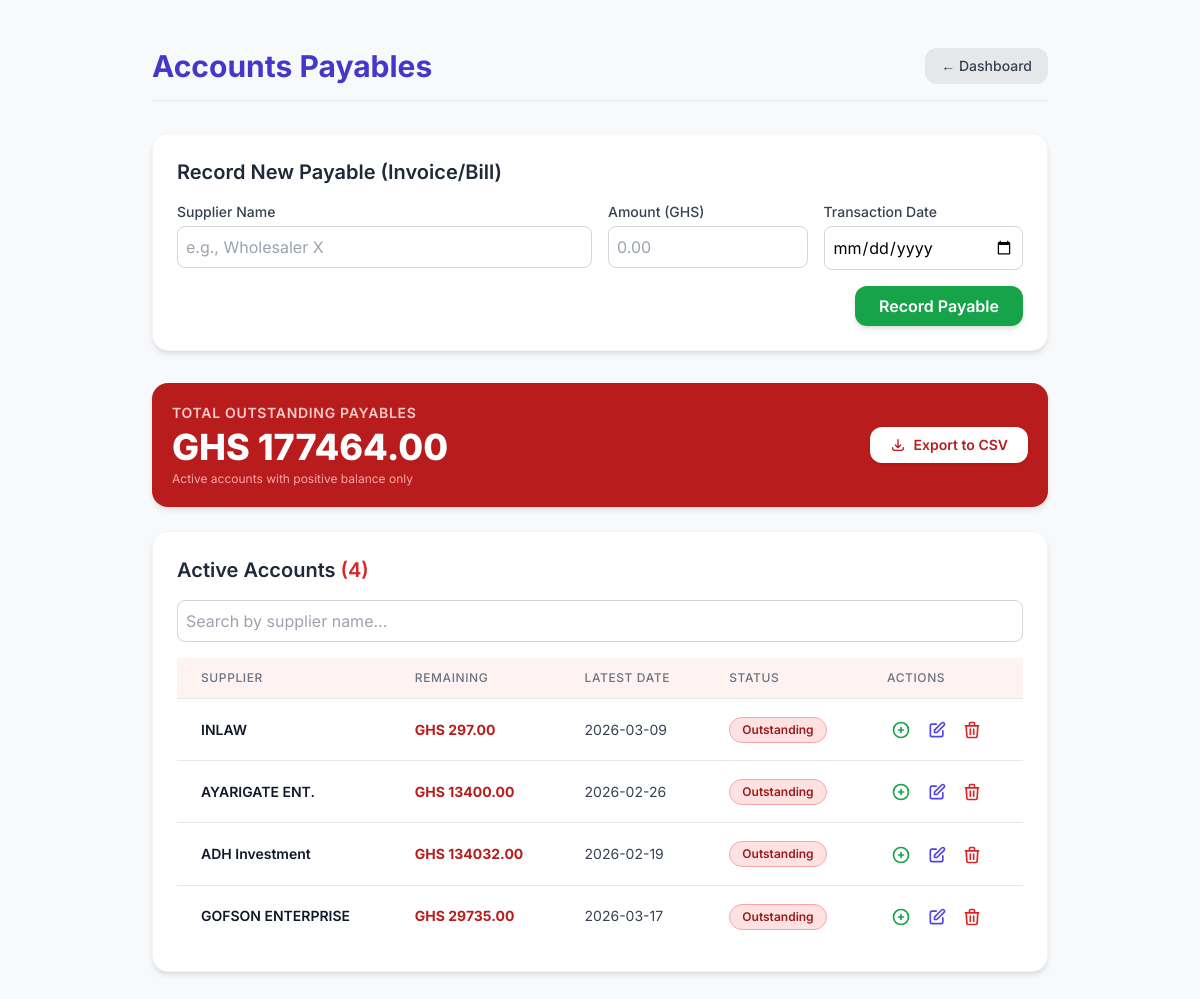
Page /payables (signed in) on the committed database.
### tables this page shows
CREATE TABLE payables (
            id INTEGER PRIMARY KEY AUTOINCREMENT,
            user_id INTEGER NOT NULL,
            supplier TEXT NOT NULL,
            original_amount REAL NOT NULL,
            remaining_amount REAL NOT NULL,
            due_date TEXT NOT NULL,
            FOREIGN KEY (user_id) REFERENCES users (id) ON DELETE CASCADE
        );

### app.py (the view, shortened to what this page needs)
@app.route('/payables', methods=['GET', 'POST'])
@login_required
def payables():
    user_id = session['user_id']
    conn = get_db_connection()
    rows = conn.execute('SELECT id, supplier, original_amount, remaining_amount, due_date FROM payables WHERE user_id=? ORDER BY due_date DESC', (user_id,)).fetchall()
    payables_list = []
    cleared_payables_list = []
    total_payables_calc = 0.0
    for r in rows:
        rem = r['remaining_amount']
        latest = conn.execute('SELECT MAX(transaction_date) as latest FROM transactions WHERE payable_id=?', (r['id'],)).fetchone()
        display_date = latest['latest'] if latest and latest['latest'] else r['due_date']
        if rem > 0.005:
            total_payables_calc += rem
            payables_list.append({'id': r['id'], 'supplier': r['supplier'], 'original_amount': r['original_amount'],
                                   'amount': rem, 'transaction_date': display_date, 'status': 'Outstanding'})
        else:
            cleared_payables_list.append({'id': r['id'], 'supplier': r['supplier'], 'original_amount': r['original_amount'],
                                          'amount': rem, 'transaction_date': display_date, 'status': 'Paid'})
    conn.close()
    return render_template('Payables.html', payables=payables_list, cleared_payables=cleared_payables_list, total_payables_calc=total_payables_calc)

### app.py (called while the page is built)
def login_required(f):
    @wraps(f)
    def decorated_function(*args, **kwargs):
        if 'user_id' not in session:
            flash('Please log in to access this page.', 'danger')
            return redirect(url_for('login'))
        return f(*args, **kwargs)
    return decorated_function

### database.py (called while the page is built)
def get_db_connection():
    conn = sqlite3.connect(DATABASE_PATH)
    conn.row_factory = sqlite3.Row
    conn.execute("PRAGMA foreign_keys = ON")
    return conn

### templates/Payables.html (shortened to what this page needs)
<!DOCTYPE html>
<html lang="en">
<head>
    <script src="https://cdn.tailwindcss.com"></script>
</head>
<body class="p-4 sm:p-8">
<div class="max-w-4xl mx-auto">
    <header class="flex justify-between items-center py-4 border-b border-gray-200 mb-8">
        <h1 class="text-3xl font-bold text-indigo-700">Accounts Payables</h1>
        <a href="{{ url_for('dashboard') }}" class="text-sm bg-gray-200 hover:bg-gray-300 text-gray-700 py-2 px-4 rounded-xl transition duration-150 font-medium">
            &larr; Dashboard
        </a>
    </header>
    <div class="bg-white p-6 rounded-2xl card border border-gray-100 mb-8">
        <h2 class="text-xl font-semibold text-gray-800 mb-4" id="formTitle">Record New Payable (Invoice/Bill)</h2>
        <form method="POST" action="{{ url_for('payables') }}" class="grid grid-cols-1 md:grid-cols-4 gap-4" id="payableForm">
            <div class="md:col-span-2">
                <label for="supplier" class="block text-sm font-medium text-gray-700 mb-1">Supplier Name</label>
                <input type="text" id="supplier" name="supplier" required
                       class="w-full p-2 border border-gray-300 rounded-lg focus:ring-indigo-500 focus:border-indigo-500"
                       placeholder="e.g., Wholesaler X">
            </div>
            <div>
                <label for="amount" class="block text-sm font-medium text-gray-700 mb-1">Amount (GHS)</label>
                <input type="number" step="0.01" id="amount" name="amount" required
                       class="w-full p-2 border border-gray-300 rounded-lg focus:ring-indigo-500 focus:border-indigo-500"
                       placeholder="0.00">
            </div>
            <div>
                <label for="transaction_date" class="block text-sm font-medium text-gray-700 mb-1">Transaction Date</label>
                <input type="date" id="transaction_date" name="transaction_date" required
                       class="w-full p-2 border border-gray-300 rounded-lg focus:ring-indigo-500 focus:border-indigo-500">
            </div>
            <div class="md:col-span-4 flex justify-end space-x-3">
                <button type="submit" id="submitButton"
                        class="bg-green-600 hover:bg-green-700 text-white font-semibold py-2 px-6 rounded-xl transition shadow-md">
                    Record Payable
                </button>
            </div>
        </form>
    </div>
    <div class="bg-red-700 p-5 rounded-2xl card mb-6 flex flex-col sm:flex-row sm:items-center sm:justify-between gap-3">
        <div>
            <p class="text-red-200 text-sm font-semibold uppercase tracking-wider mb-1">Total Outstanding Payables</p>
            <p class="text-4xl font-extrabold text-white" id="total-payables-display">GHS {{ '%.2f' | format(total_payables_calc or 0) }}</p>
            <p class="text-red-300 text-xs mt-1">Active accounts with positive balance only</p>
        </div>
        <button onclick="exportTableCSV()"
                class="bg-white hover:bg-red-50 text-red-700 font-semibold py-2 px-5 rounded-xl shadow text-sm flex items-center gap-2 self-start sm:self-auto">
            <svg xmlns="http://www.w3.org/2000/svg" class="h-4 w-4" fill="none" viewBox="0 0 24 24" stroke="currentColor" stroke-width="2">
                <path stroke-linecap="round" stroke-linejoin="round" d="M4 16v1a3 3 0 003 3h10a3 3 0 003-3v-1m-4-4l-4 4m0 0l-4-4m4 4V4"/>
            </svg>
            Export to CSV
        </button>
    </div>
    <div class="bg-white p-6 rounded-2xl card border border-gray-100 overflow-x-auto mb-8">
        <div class="flex items-center justify-between mb-4">
            <h2 class="text-xl font-semibold text-gray-800">Active Accounts <span class="text-red-600">({{ payables | length }})</span></h2>
        </div>
        <div class="mb-4">
            <input type="text" id="payableSearch" onkeyup="filterTable('payableSearch','payablesTableBody')"
                   placeholder="Search by supplier name..."
                   class="w-full p-2 border border-gray-300 rounded-lg focus:ring-indigo-500 focus:border-indigo-500">
        </div>
        {% if payables %}
        <table class="min-w-full divide-y divide-gray-200" id="payablesTable">
            <thead>
                <tr class="bg-red-50">
                    <th class="px-6 py-3 text-left text-xs font-medium text-gray-500 uppercase tracking-wider">Supplier</th>
                    <th class="px-6 py-3 text-left text-xs font-medium text-gray-500 uppercase tracking-wider">Remaining</th>
                    <th class="px-6 py-3 text-left text-xs font-medium text-gray-500 uppercase tracking-wider">Latest Date</th>
                    <th class="px-6 py-3 text-left text-xs font-medium text-gray-500 uppercase tracking-wider">Status</th>
                    <th class="px-6 py-3 text-left text-xs font-medium text-gray-500 uppercase tracking-wider">Actions</th>
                </tr>
            </thead>
            <tbody class="bg-white divide-y divide-gray-200" id="payablesTableBody">
                {% for p in payables %}
                <tr class="hover:bg-red-50 transition-colors cursor-pointer" onclick="viewHistory('{{ p.id }}', 'payable')">
                    <td class="px-6 py-4 text-sm font-semibold text-gray-900">{{ p.supplier }}</td>
                    <td class="px-6 py-4 text-sm font-bold text-red-700">GHS {{ '%.2f' | format(p.amount) }}</td>
                    <td class="px-6 py-4 text-sm text-gray-700">{{ p.transaction_date }}</td>
                    <td class="px-6 py-4">
                        <span class="inline-flex px-3 py-1 text-xs font-semibold rounded-full bg-red-100 text-red-800 border border-red-300">Outstanding</span>
                    </td>
                    <td class="px-6 py-4 text-sm font-medium space-x-1" onclick="event.stopPropagation()">
                        <button onclick="openTransactionModal('{{ p.id }}','{{ p.supplier }}','{{ '%.2f'|format(p.amount) }}','{{ '%.2f'|format(p.original_amount) }}','payable')"
                                class="text-green-600 hover:text-green-800 p-1 rounded-lg hover:bg-green-100 transition" title="Record Payment">
                            <svg class="w-5 h-5 inline" fill="none" stroke="currentColor" viewBox="0 0 24 24"><path stroke-linecap="round" stroke-linejoin="round" stroke-width="2" d="M12 9v3m0 0v3m0-3h3m-3 0H9m12 0a9 9 0 11-18 0 9 9 0 0118 0z"/></svg>
                        </button>
                        <button onclick="editPayable(this)"
                                data-id="{{ p.id }}" data-supplier="{{ p.supplier }}"
                                data-amount="{{ '%.2f'|format(p.amount) }}" data-transaction-date="{{ p.transaction_date }}"
                                class="text-indigo-600 hover:text-indigo-800 p-1 rounded-lg hover:bg-indigo-100 transition" title="Edit">
                            <svg class="w-5 h-5 inline" fill="none" stroke="currentColor" viewBox="0 0 24 24"><path stroke-linecap="round" stroke-linejoin="round" stroke-width="2" d="M11 5H6a2 2 0 00-2 2v11a2 2 0 002 2h11a2 2 0 002-2v-5m-1.414-9.414a2 2 0 112.828 2.828L11.828 15H9v-2.828l8.243-8.243z"/></svg>
                        </button>
                        <button onclick="deletePayable('{{ p.id }}')"
                                class="text-red-600 hover:text-red-800 p-1 rounded-lg hover:bg-red-100 transition" title="Delete">
                            <svg class="w-5 h-5 inline" fill="none" stroke="currentColor" viewBox="0 0 24 24"><path stroke-linecap="round" stroke-linejoin="round" stroke-width="2" d="M19 7l-.867 12.875A2 2 0 0116.138 21H7.862a2 2 0 01-1.995-1.125L5 7m5 4v6m4-6v6m1-10V4a1 1 0 00-1-1h-4a1 1 0 00-1 1v3M4 7h16"/></svg>
                        </button>
                    </td>
                </tr>
                {% endfor %}
            </tbody>
        </table>
        {% else %}
        <div class="text-center py-10 text-gray-400 border border-dashed rounded-xl bg-gray-50">
            <p class="text-lg">No active payables. Use the form above to record one.</p>
        </div>
        {% endif %}
    </div>
</div>
</body>
</html>

### templates/Payables.html (style rules this page uses)
body { font-family: 'Inter', sans-serif; background-color: #f7f9fb; }
.card { box-shadow: 0 4px 6px -1px rgba(0,0,0,0.1), 0 2px 4px -2px rgba(0,0,0,0.06); }

### rows in the picture
payables: supplier "INLAW", amount "297.00", transaction_date "2026-03-09"
payables: supplier "AYARIGATE ENT.", amount "13400.00", transaction_date "2026-02-26"
payables: supplier "ADH Investment", amount "134032.00", transaction_date "2026-02-19"
payables: supplier "GOFSON ENTERPRISE", amount "29735.00", transaction_date "2026-03-17"

### other values in the picture
{{ '%.2f' | format(total_payables_calc or 0) }} "177464.00"
{{ payables | length }} "4"
